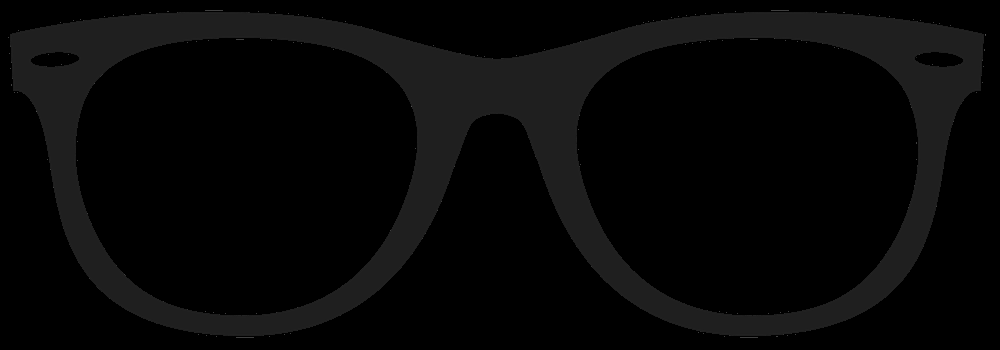
#> input picture Glasses-plain.png, 1000 x 350 px, shrunk from 5794 x 2029 before the run
$ python -i harris_corner_detector.py   (imports and definitions only)
#> lines starting #> are read from the running program, lines starting #| are printed output that depends on the picture
#> further down, picture is the input picture: shape (350, 1000, 3); min 0, max 85, mean 7.2
import cv2
import numpy as np
# sobel kernels

Sx = np.array([[1, 0, -1], [2, 0, -2], [1, 0, -1]])
Sy = Sx.T

# Gaussian kernel

G = np.array([[1, 2, 1], [2, 4, 2], [1, 2, 1]]) / 16


# Corner Resposne Function


def corner_response(image, k, Sx=Sx, Sy=Sy):
    # computing first derivatives
#> called with k = 0.05, Sx = array of shape (3, 3), Sy = array of shape (3, 3)
    dx = cv2.filter2D(image, ddepth=-1, kernel=Sx)
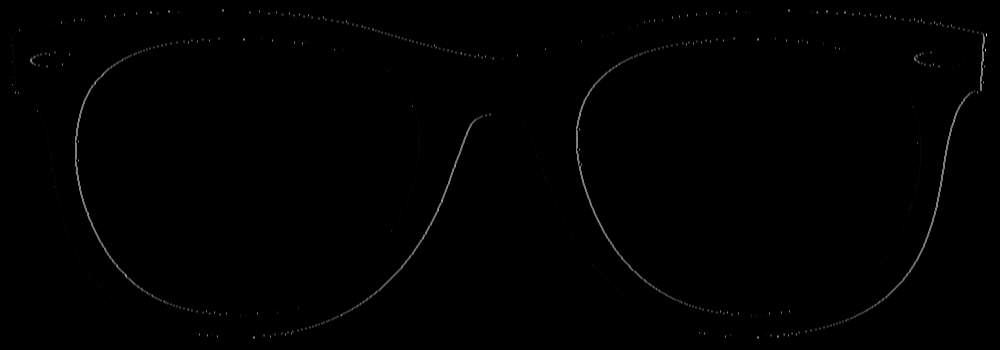
#> dx: shape (350, 1000, 3); min 0, max 233, mean 1
    dy = cv2.filter2D(image, ddepth=-1, kernel=Sy)
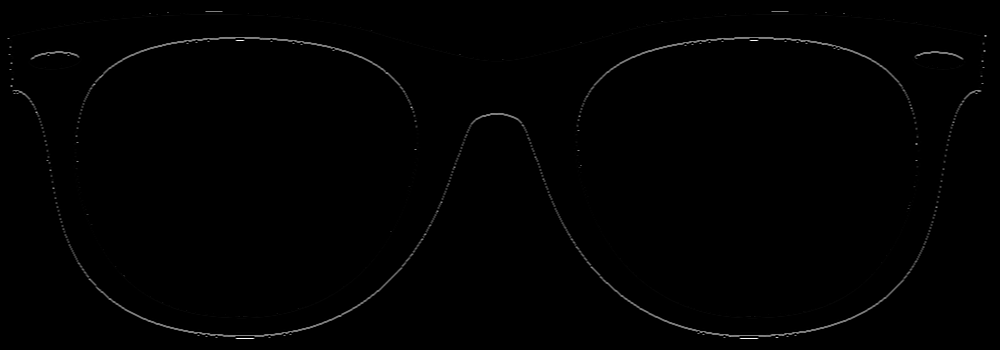
#> dy: shape (350, 1000, 3); min 0, max 252, mean 1.4

    # Gaussian Filter
    A = cv2.filter2D(dx * dx, ddepth=-1, kernel=G)
    B = cv2.filter2D(dy * dy, ddepth=-1, kernel=G)
    C = cv2.filter2D(dx * dy, ddepth=-1, kernel=G)

    # Compute Corner response at all pixels
    return (A * B - (C * C)) - k * (A + B) * (A + B)
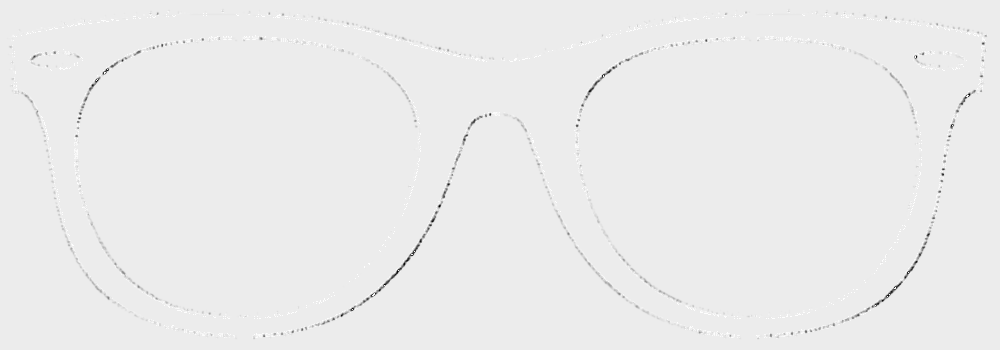
#> returned value: shape (350, 1000, 3) float64; min -3235.2, max 254.9, mean -9.1; drawn with min black and max white


# harris corner Function
k = 0.05


def get_harris_corners(image, k=k):
    # compute corner response
    R = corner_response(image, k)

    # find centroids
#> (the run stopped early here; a loop or call above may not have finished)

$ run again, on beach_sunglasses.png
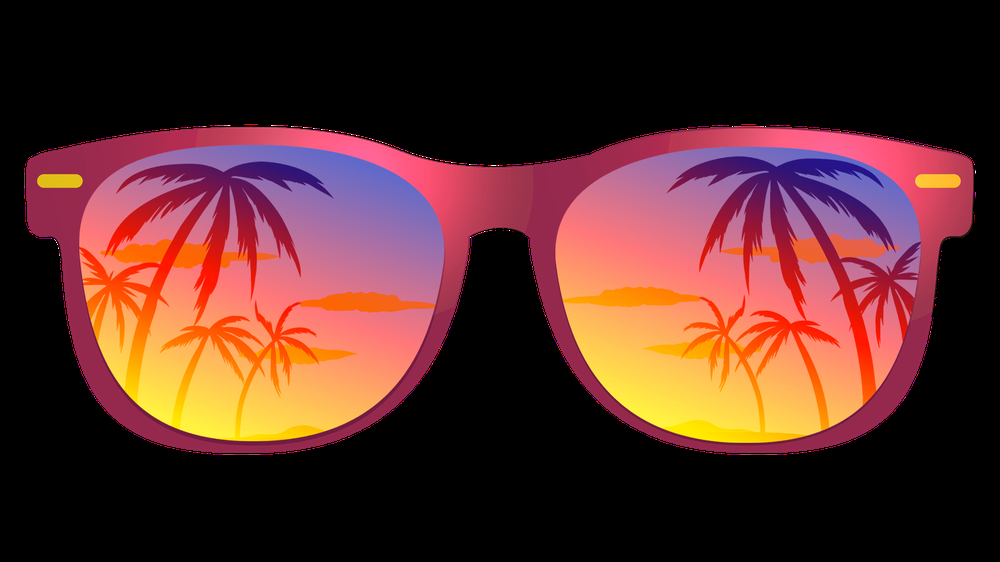
#> input picture beach_sunglasses.png, 1000 x 562 px, shrunk from 1920 x 1080 before the run
#> picture is the input picture: shape (562, 1000, 3); mean B, G, R 41.1, 44.9, 87
#> in corner_response, `C = cv2.filter2D(dx * dy, ddepth=-1, kernel=G)`:
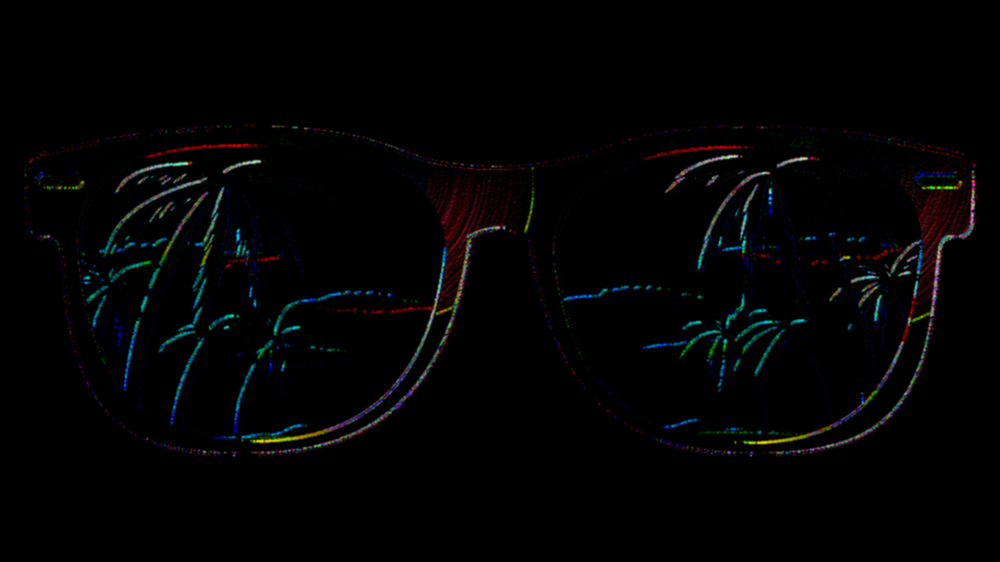
#> C: shape (562, 1000, 3); mean B, G, R 3.3, 2.9, 2.6
#> in corner_response, `return (A * B - (C * C)) - k * (A + B) * (A + B)`:
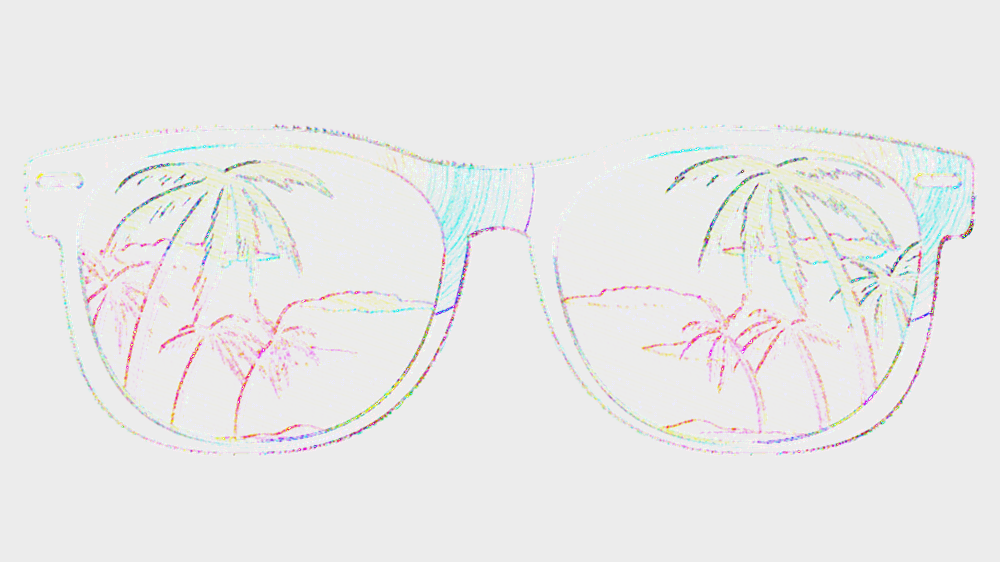
#> returned value: shape (562, 1000, 3) float64; mean of channels 0, 1, 2 -42.8, -36.5, -33; drawn with min black and max white

$ run again, on glasses.png
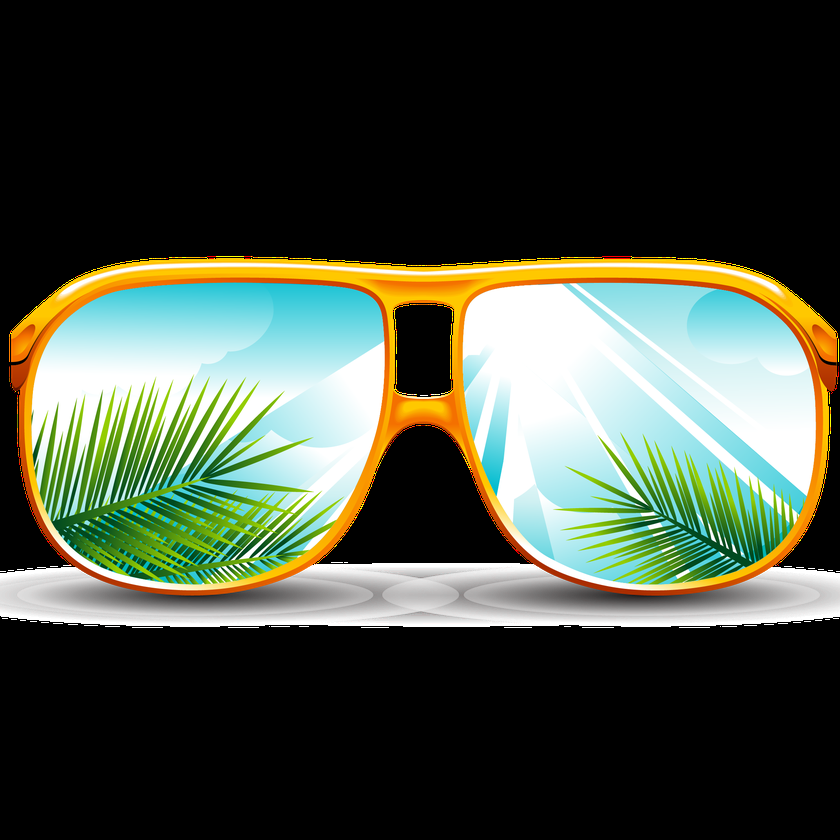
#> input picture glasses.png, 840 x 840 px, shrunk from 2144 x 2144 before the run
#> picture is the input picture: shape (840, 840, 3); mean B, G, R 62.8, 77.1, 69.7
#> in corner_response, `C = cv2.filter2D(dx * dy, ddepth=-1, kernel=G)`:
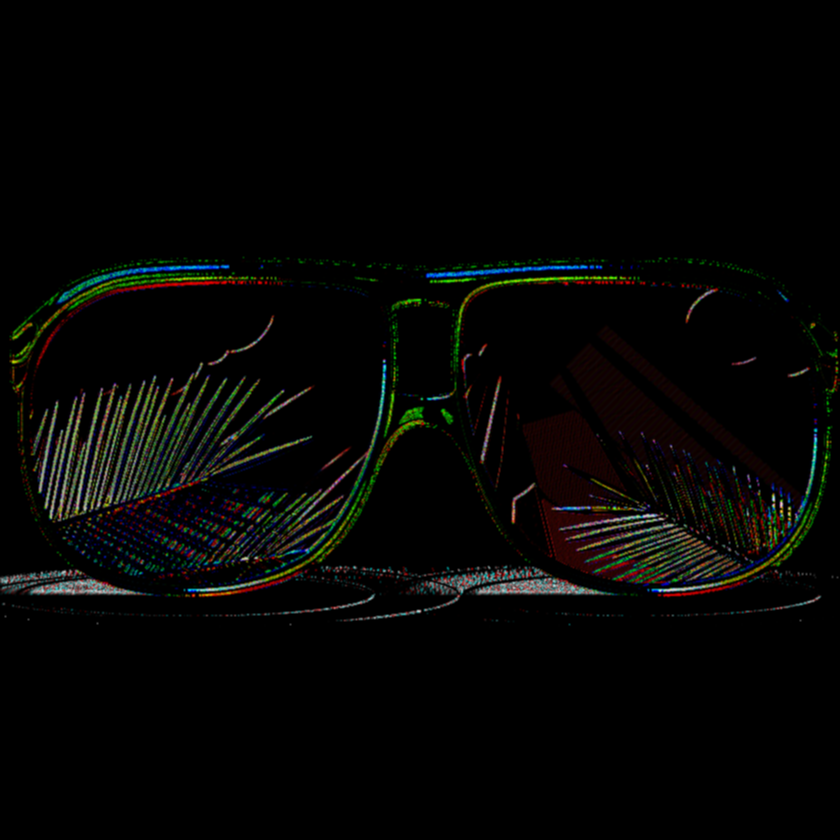
#> C: shape (840, 840, 3); mean B, G, R 4.2, 5.7, 5.5
#> in corner_response, `return (A * B - (C * C)) - k * (A + B) * (A + B)`:
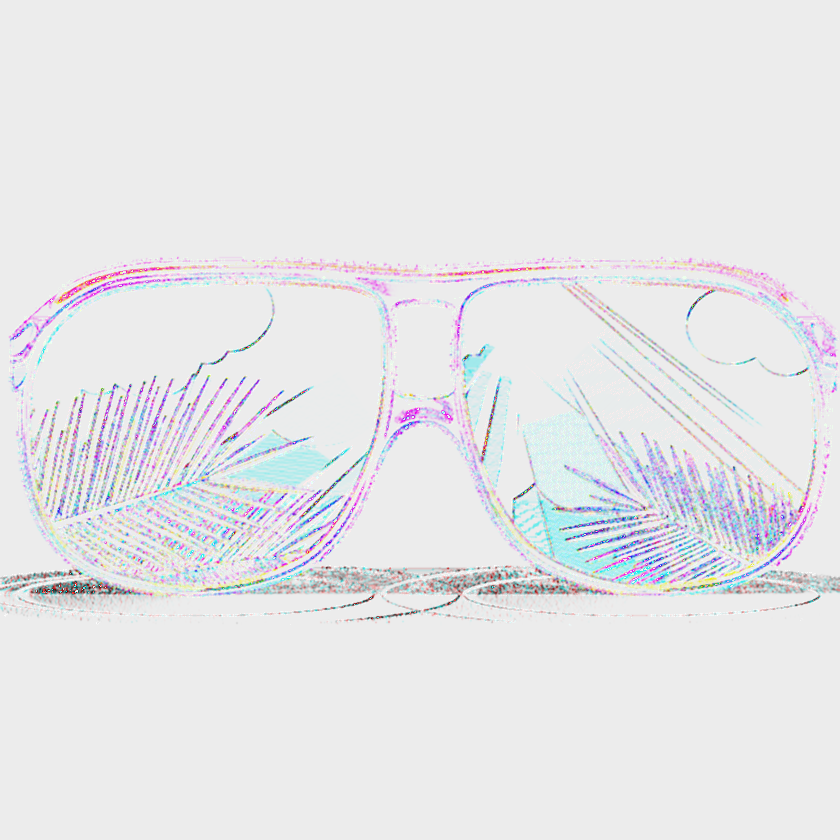
#> returned value: shape (840, 840, 3) float64; mean of channels 0, 1, 2 -42.7, -72.6, -73.8; drawn with min black and max white
